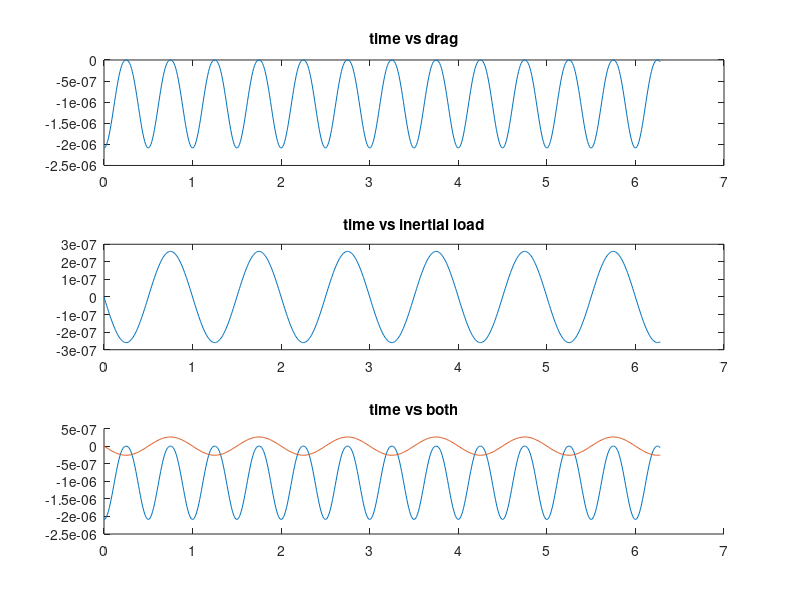
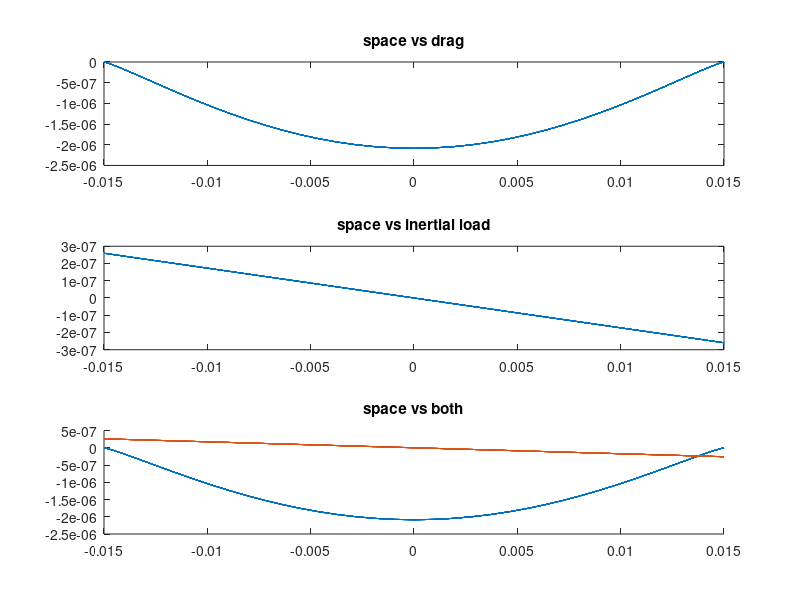

These charts were generated, in order, by the following MATLAB code:
% Ex 1
close all
clear all
t = 0:0.01:2*pi;
x0 = 0.015; % m

f = 1;
a = 0.0015; % m

p0 = 1.293; % kg/m^3
pp = 31;    % styrofoam density, kg/m^3
mu0 = 1.81e-5; % kg/(m·s) dynamic viscosity of air

x = x0 * sin(2*pi*f*t);
y = 0;



x_dot = x0 * 2 * pi * f * cos(2*pi*f*t);

x_ddot = -x0 * (2*pi*f)^2 * sin(2*pi*f*t);

m = 4 / 3 * pi * a^3 * pp;

inertial_load = m * x_ddot;

q_dot_norm = abs(x_dot);

Re = q_dot_norm * p0 * 2 * a / mu0;

c0 = 346;
cp = 1234; %??
cd = 24./Re + 2.6*(Re./5) ./ (1 + (Re./5).^1.52) + 0.411*(Re./2.63e5).^-7.94 ./ (1 + (Re./2.63e5).^-8 ) + 0.25*(Re./1e6) ./ (1 + Re./1e6);


drag = -0.5 .* p0 .* pi .* a.^2 .* q_dot_norm.^2 .* cd .* Re;


f1 = 1 - (p0 * c0^2)/(p0*cp^2)

f2 = 2 * ((pp - p0) / (2 * pp + p0))

% U = 2 .* pi .* a.^3 .* ()

figure(1)
plot(t, drag)
figure(2)
plot(x, drag)


figure(1)
% Plot the first subplot
subplot(3, 1, 1);
plot(t, drag);
title('time vs drag');

% Plot the second subplot
subplot(3, 1, 2);
plot(t, inertial_load);
title('time vs inertial load');

% Plot the third subplot
subplot(3, 1, 3);
hold on
plot(t, drag);
plot(t, inertial_load);
title('time vs both');

figure(2)
% Plot the first subplot
subplot(3, 1, 1);
plot(x, drag);
title('space vs drag');

% Plot the second subplot
subplot(3, 1, 2);
plot(x, inertial_load);
title('space vs inertial load');

% Plot the third subplot
subplot(3, 1, 3);
hold on
plot(x, drag);
plot(x, inertial_load);
title('space vs both');